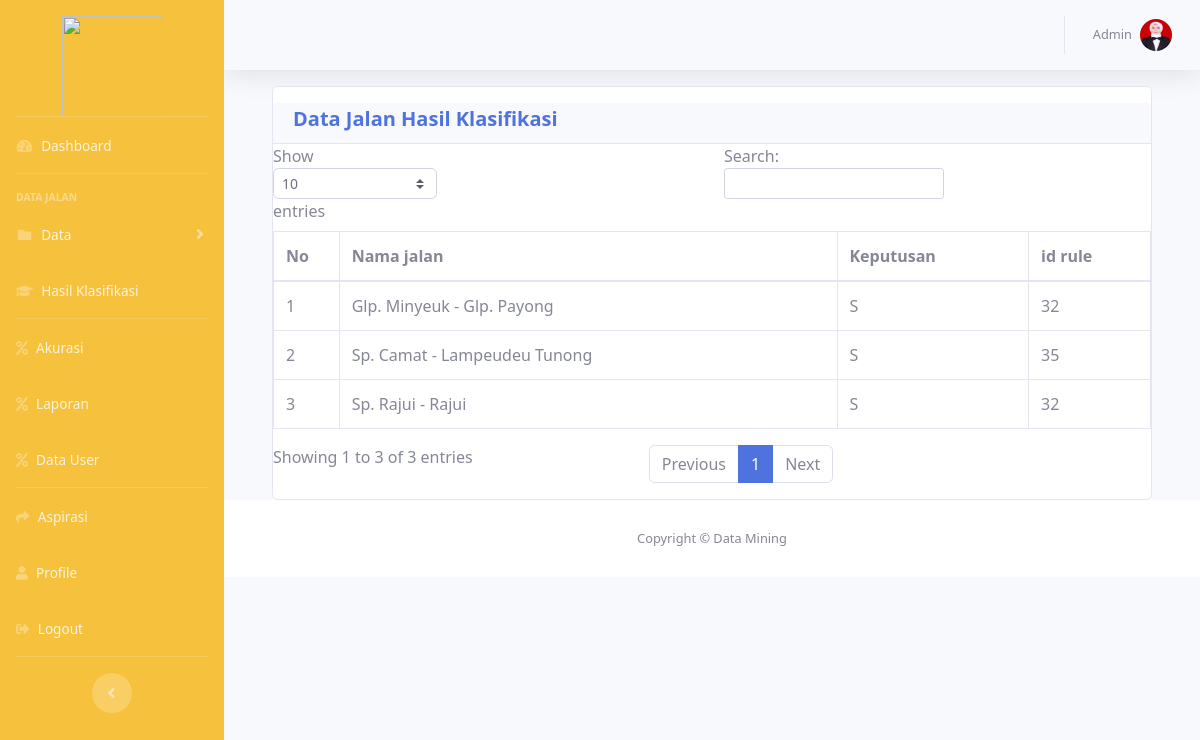
Page /index.php?page=tampilklasifikasi&kondisi=S (signed in) on the committed database.
### tables this page shows
CREATE TABLE `datajalan` (
  `id` varchar(11) NOT NULL,
  `namajalan` varchar(255) NOT NULL,
  `desa` varchar(255) NOT NULL,
  `provinsi` varchar(255) NOT NULL,
  `uradukung` varchar(255) NOT NULL,
  `kecamatan` varchar(255) NOT NULL,
  `namalintas` varchar(255) NOT NULL,
  `panjang` varchar(255) NOT NULL,
  `jnspen` varchar(255) NOT NULL,
  `tanahkrikil` varchar(255) NOT NULL,
  `aspal` varchar(255) NOT NULL,
  `rigit` varchar(255) NOT NULL,
  `thn_pem` varchar(20) NOT NULL,
  `mandor` varchar(255) NOT NULL,
  `gambar1` varchar(25) DEFAULT NULL,
  `gambar2` varchar(25) DEFAULT NULL
);

CREATE TABLE `data_hasil_klasifikasi` (
  `id` int(11) NOT NULL,
  `idjalan` varchar(11) NOT NULL,
  `kondisi_hasil` varchar(100) NOT NULL,
  `id_rule` int(11) NOT NULL
);

### Pages/proses/tampil_hasil_klasifikasi.php (the view, shortened to what this page needs)
<?php
include 'koneksi.php';
$kondisi = $_GET['kondisi'];
?>
<div class="container-fluid">
    <div class="card mt-3">
        <div class="card-header py-1 mt-3">
            <h5 class="font-weight-bold text-primary">Data Jalan Hasil Klasifikasi</h5>
        </div>
        <div>
            <div class="table-responsive">
                <table class="table table-bordered" id="dataTable" width="100%" cellspacing="0">
                    <thead>
                        <tr>
                            <th>No</th>
                            <th>Nama jalan</th>
                            <th>Keputusan</th>
                            <th>id rule</th>
                        </tr>
                    </thead>
                    <tbody>
                        <?php
                        $no = 1;
                        $ery = "SELECT datajalan.namajalan, data_hasil_klasifikasi.kondisi_hasil, data_hasil_klasifikasi.id_rule
                        FROM datajalan, data_hasil_klasifikasi
                        WHERE datajalan.id=data_hasil_klasifikasi.idjalan AND data_hasil_klasifikasi.kondisi_hasil='$kondisi'";
                        $data = mysqli_query($conn, $ery);
                        while ($d = mysqli_fetch_array($data)) {
                        ?>
                            <tr>
                                <td><?php echo $no++; ?></td>
                                <td><?php echo $d['namajalan']; ?></td>
                                <td><?php echo $d['kondisi_hasil']; ?></td>
                                <td><?php echo $d['id_rule']; ?></td>
                            </tr>
                        <?php
                        }
                        ?>
                    </tbody>
                </table>
            </div>
        </div>
    </div>
</div>

### css/custom.css (style rules this page uses)
body { font-family: 'Segoe UI', Tahoma, Geneva, Verdana, sans-serif; }

### rows in the picture
datajalan: namajalan "Glp. Minyeuk - Glp. Payong", data_hasil_klasifikasi.kondisi_hasil "S", data_hasil_klasifikasi.id_rule "32"
datajalan: namajalan "Sp. Camat - Lampeudeu Tunong", data_hasil_klasifikasi.kondisi_hasil "S", data_hasil_klasifikasi.id_rule "35"
datajalan: namajalan "Sp. Rajui - Rajui", data_hasil_klasifikasi.kondisi_hasil "S", data_hasil_klasifikasi.id_rule "32"

### other values in the picture
$_SESSION['login']['nama'] "Admin"
